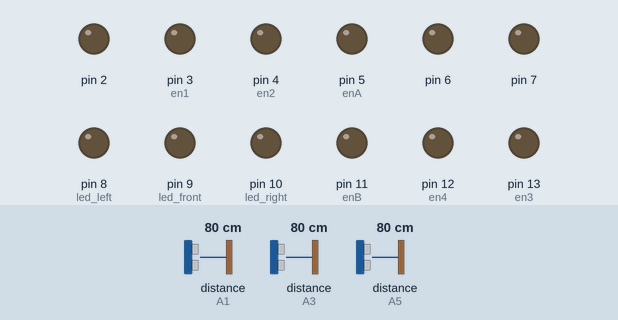
The sketch below on a simulated Arduino Uno, built with avr-gcc and run on an emulated ATmega328P. On the bench: output pins drawn as LEDs (lit = HIGH). The test bench sets the inputs (shaded band); at power-on: distance to the obstacle (sensors on A1, A3, A5) 80 cm. The echo pulse lasts 58.3 µs per cm.

Above: at 1.2 s.
1.3 s: distance to the obstacle (sensor on A1) set to 6 cm
2.8 s: distance to the obstacle (sensor on A1) set to 3 cm
At 5.6 s:
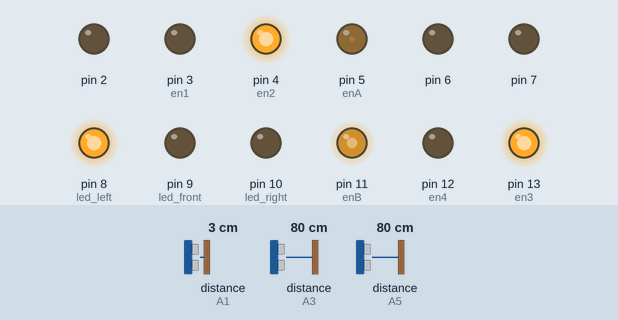
5.8 s: distance to the obstacle (sensor on A3) set to 94 cm
7.3 s: distance to the obstacle (sensor on A3) set to 102 cm
At 8.1 s:
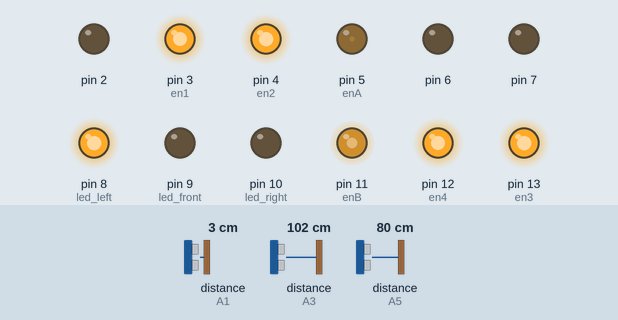
8.8 s: distance to the obstacle (sensor on A5) set to 2 cm
At 9.7 s:
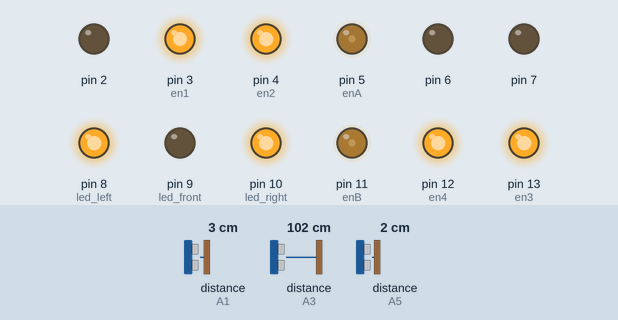
10.3 s: distance to the obstacle (sensor on A5) set to 4 cm
At 10.6 s:
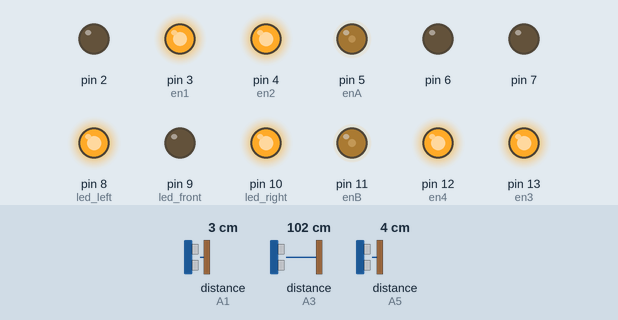
11.8 s: distance to the obstacle (sensor on A5) set to 7 cm
At 12.8 s:
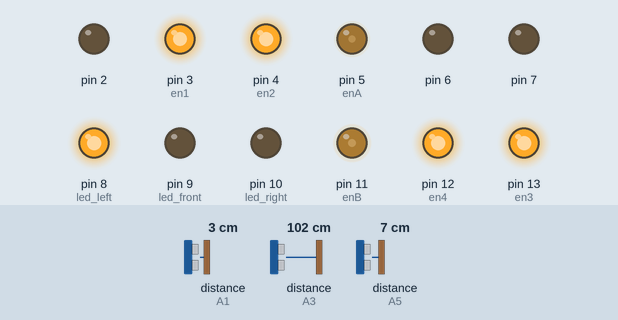
Timing chart, 0 to 14.3 s (numbered marks = the images above; inputs shaded):
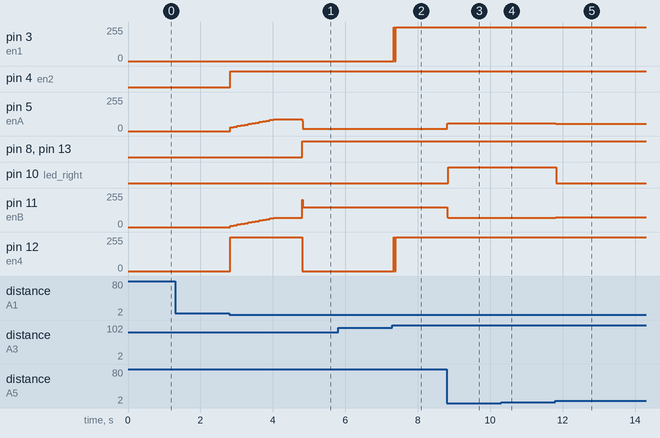

Measured:
- the behaviour switches between 5 and 4 cm on distance to the obstacle (sensor on A1) (found by bisection; images 0 and 1)
- the behaviour switches between 98 and 99 cm on distance to the obstacle (sensor on A3) (found by bisection; images 1 and 2)
- the behaviour switches between 5 and 6 cm on distance to the obstacle (sensor on A5) (found by bisection; images 4 and 5)
- after the input at 1.3 s, every drawn part: stays the same
- after the input at 2.8 s, pin 4 (en2): LOW → HIGH at once; pin 5 (enA): rises from 0/255 to 88/255 in 1.2 s, then falls to 18/255 in 0.81 s; pin 8 (led_left), pin 13 (en3): LOW → HIGH after 2.0 s; pin 11 (enB): rises from 0/255 to 204/255 in 2.0 s, then falls to 148/255 in 0.01 s; pin 12 (en4): 0/255 → 255/255 at once, → 0/255 2.0 s later
- after the input at 5.8 s, every drawn part: stays the same
- after the input at 7.3 s, pin 3 (en1), pin 12 (en4): 0/255 → 254/255 at once
- after the input at 8.8 s, pin 5 (enA): 18/255 → 60/255 at once; pin 10 (led_right): LOW → HIGH at once; pin 11 (enB): 148/255 → 69/255 at once; pin 12 (en4): 254/255 → 255/255 at once
- after the input at 10.3 s, pin 5 (enA): 60/255 → 58/255 at once; pin 11 (enB): 69/255 → 71/255 at once
- after the input at 11.8 s, pin 5 (enA): 58/255 → 55/255 at once; pin 10 (led_right): HIGH → LOW at once; pin 11 (enB): 71/255 → 74/255 at once

The sketch:

final_code.ino
```cpp
#include <NewPing.h>

#define TRIGGER_PINL  A0
#define ECHO_PINL     A1

#define MAX_DISTANCE 150

#define TRIGGER_PINF  A2
#define ECHO_PINF     A3

#define TRIGGER_PINR  A4
#define ECHO_PINR     A5

int dir;

#define STOP 0
#define FORWARD 1
#define BACKWARD 2
#define LEFT 3
#define RIGHT 4

float P = 1 ;
float D = 0.7 ;
float I = 0.01 ;
float oldErrorP ;
float totalError ;
int offset=5 ;

int left_threshold = 6;
int right_threshold = 6 ;
int front_threshold = 4;

boolean frontwall ;
boolean leftwall ;
boolean rightwall ;
boolean first_turn ;
boolean rightWallFollow ;
boolean leftWallFollow ;

int en1 = 3 ;
int en2 = 4 ;

int en3 = 13 ;
int en4 = 12 ;

int enA = 5 ;
int enB = 11 ;

int baseSpeed = 65;

long RMS ;
long LMS ;

int led_left = 8 ;
int led_front = 9 ;
int led_right = 10 ;

int tt=0;

NewPing sonarLeft(TRIGGER_PINL, ECHO_PINL, MAX_DISTANCE);
NewPing sonarRight(TRIGGER_PINR, ECHO_PINR, MAX_DISTANCE);
NewPing sonarFront(TRIGGER_PINF, ECHO_PINF, MAX_DISTANCE);

float oldLeftSensor, oldRightSensor, leftSensor, rightSensor, frontSensor, oldFrontSensor, lSensor, rSensor, fSensor;

int TestNUM = 2  ;

void setup() {
  for (int i = 2; i <= 13; i++) pinMode(i, OUTPUT);
  first_turn = true ;
  rightWallFollow = true ;
  leftWallFollow = false ;
}

void loop() {

  //========================================START========================================//
  ReadSensors();
  if(tt==0){
    if(leftSensor>1 && leftSensor <5) {
      setDirection(FORWARD);
      for(int i=10;i<75;i=i+5){
        analogWrite(enA,i+18);
        analogWrite(enB,i);
        delay(100);
      }
      delay(700);
      tt=1;
    }
  }
  if(tt==1){
    walls();
    if(frontSensor<5){
      setDirection(BACKWARD);
      analogWrite(enA, 60);
      analogWrite(enB, 60);
    }
    else PID(true) ;
    if ( leftSensor == 0 || leftSensor > 100 && rightSensor == 0 || rightSensor > 100 && frontSensor == 0 || frontSensor > 100 ) {
      setDirection(STOP);
    }
  }
}

//--------------------------------- direction control ---------------------------------//

void setDirection(int dir) {

  if ( dir == FORWARD ) {
    digitalWrite(en1, LOW);
    digitalWrite(en2, HIGH);
    digitalWrite(en3, LOW);
    digitalWrite(en4, HIGH);
  }
  else if ( dir == LEFT ) {
    digitalWrite(en1, HIGH);
    digitalWrite(en2, LOW );
    digitalWrite(en3, LOW );
    digitalWrite(en4, HIGH);
  }
  else if ( dir == RIGHT ) {
    digitalWrite(en1, LOW);
    digitalWrite(en2, HIGH);
    digitalWrite(en3, HIGH);
    digitalWrite(en4, LOW);
  }
  else if ( dir == STOP ) {
    digitalWrite(en1, HIGH);
    digitalWrite(en2, HIGH );
    digitalWrite(en3, HIGH );
    digitalWrite(en4, HIGH);
  }
  else if ( dir == BACKWARD ) {
    digitalWrite(en1, HIGH );
    digitalWrite(en2, LOW );
    digitalWrite(en3, HIGH );
    digitalWrite(en4, LOW );
  }
}

//--------------------------------- Sensors ---------------------------------//
void ReadSensors() {

  leftSensor = sonarLeft.ping_median(1);
  rightSensor = sonarRight.ping_median(1);
  frontSensor = sonarFront.ping_median(1);

  lSensor = sonarLeft.convert_cm(leftSensor);
  rSensor = sonarRight.convert_cm(rightSensor);
  fSensor = sonarFront.convert_cm(frontSensor);

  leftSensor = (lSensor + oldLeftSensor) / 2;
  rightSensor = (rSensor + oldRightSensor) / 2;
  frontSensor = (fSensor + oldFrontSensor) / 2;

  oldLeftSensor = leftSensor;
  oldRightSensor = rightSensor;
  oldFrontSensor = frontSensor;
}

//--------------------------------- control ---------------------------------//

void pid_start() {
  float errorP = leftSensor - rightSensor ;
  float errorD = errorP - oldErrorP;
  float errorI = (2.0 / 3.0) * errorI + errorP ;
  totalError = P * errorP + D * errorD + I * errorI ;
  oldErrorP = errorP ;

  RMS = baseSpeed + totalError ;
  LMS = baseSpeed - totalError ;

  if (RMS < 0) {
    RMS = map(RMS , 0 , -255, 0, 255);
    analogWrite(enA , RMS);
    analogWrite(enB , LMS);
    setDirection(RIGHT);
  }
  else if (LMS < 0) {
    LMS = map(LMS , 0 , -255, 0, 255);
    analogWrite(enA , RMS);
    analogWrite(enB , LMS);
    setDirection(LEFT);
  }
  else {
    analogWrite(enA , RMS);
    analogWrite(enB , LMS);
    setDirection(FORWARD);
  }
}

//----------------------------- wall follow  control -------------------------------//
void PID( boolean left ) {

  if (left == true ) {
    float errorP = leftSensor - rightSensor - offset ;
    float errorD = errorP - oldErrorP;
    float errorI = (2.0 / 3) * errorI + errorP ;
    totalError = P * errorP + D * errorD + I * errorI ;
    oldErrorP = errorP ;

    RMS = baseSpeed + totalError ;
    LMS = baseSpeed - totalError ;

    if (RMS < 0) {
      RMS = map(RMS , 0 , -255, 0, 255);
      analogWrite(enA , RMS);
      analogWrite(enB , LMS);
      setDirection(RIGHT);
    }
    else if (LMS < 0) {
      LMS = map(LMS , 0 , -255, 0, 255);
      analogWrite(enA , RMS);
      analogWrite(enB , LMS);
      setDirection(LEFT);
    }
    else {
      analogWrite(enA , RMS);
      analogWrite(enB , LMS);
      setDirection(FORWARD);
    }
  }

  // BAM PHAI ---------------------------------------------
  else {
    float errorP = leftSensor - (rightSensor-2);
    float errorD = errorP - oldErrorP;
    float errorI = (2.0 / 3) * errorI + errorP ;
    totalError = P * errorP + D * errorD + I * errorI ;
    oldErrorP = errorP ;

    RMS = baseSpeed + totalError ;
    LMS = baseSpeed - totalError ;

    if (RMS < 5) {
      RMS=abs(RMS);
      analogWrite(enA , RMS+25);
      analogWrite(enB , LMS);
      setDirection(RIGHT);
    }
    else if (LMS < 5) {
      LMS=abs(LMS);
      analogWrite(enA , RMS+25);
      analogWrite(enB , LMS);
      setDirection(LEFT);
    }
    else {
      analogWrite(enA , RMS);
      analogWrite(enB , LMS);
      setDirection(FORWARD);
    }
  }
}

//--------------------------- wall detection --------------------------------//

void walls() {
  if ( leftSensor < left_threshold ) {
    leftwall = true ;
    digitalWrite(led_left, HIGH);
  }
  else {
    leftwall = false ;
    digitalWrite(led_left, LOW);
  }

  if ( rightSensor < right_threshold ) {
    rightwall = true ;
    digitalWrite(led_right, HIGH);
  }
  else {
    rightwall = false ;
    digitalWrite(led_right, LOW);
  }

  if ( frontSensor < front_threshold ) {
    frontwall = true ;
    digitalWrite(led_front, HIGH);
  }
  else {
    frontwall = false ;
    digitalWrite(led_front, LOW);
  }
}
```
